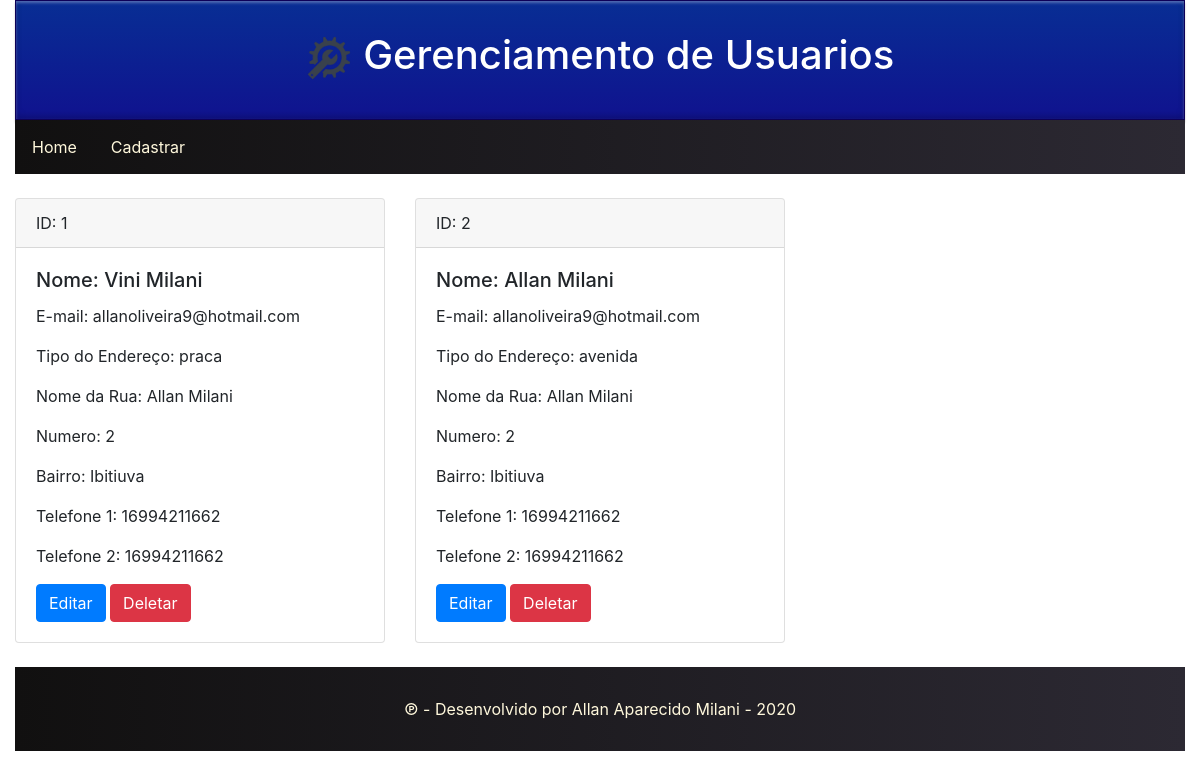
Before: / with the older database file.
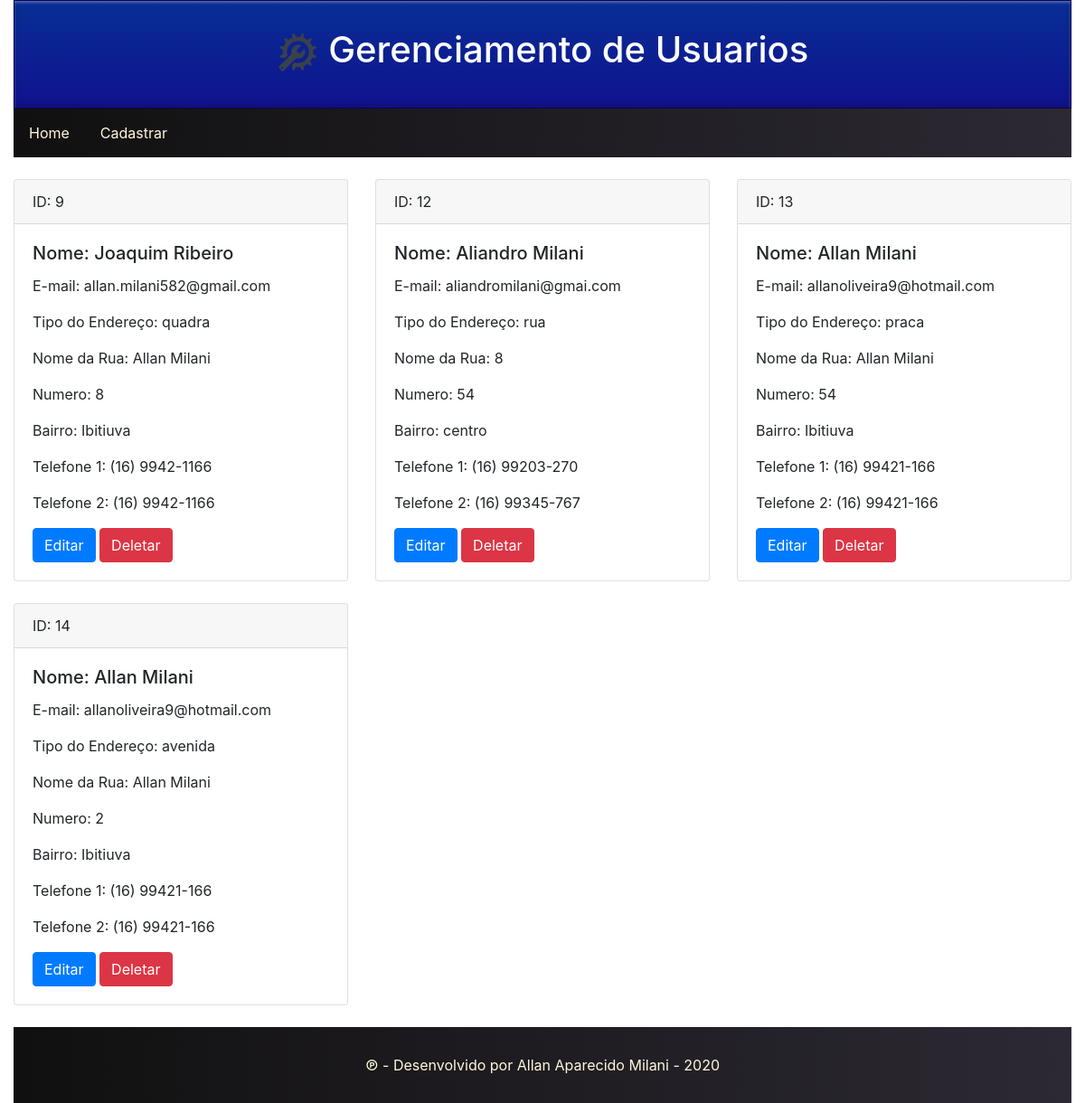
After: the same page with the newer database file.
### tables this page shows
CREATE TABLE `clientes` (
  `nome` varchar(50) NOT NULL,
  `sobrenome` varchar(100) NOT NULL,
  `email` varchar(100) NOT NULL,
  `cep` varchar(9) NOT NULL,
  `tipoEnd` varchar(100) NOT NULL,
  `nomeRua` varchar(100) NOT NULL,
  `numero` varchar(11) NOT NULL,
  `bairro` varchar(100) NOT NULL,
  `telefone1` varchar(14) NOT NULL,
  `telefone2` varchar(14) NOT NULL,
  `senha` varchar(50) NOT NULL,
  `situation` int(1) NOT NULL,
  `id` int(11) NOT NULL
);

### app/model/Banco.php (called while the page is built, shortened)
<?php
     class Banco{
         public static function connect(){
            $host = "localhost";
            $user = "root";
            $pass = "usbw";
            $db = "loja";
            $connect = mysqli_connect($host, $user, $pass, $db);
            return $connect;
         }
     }
?>

### app/view/home.php (the view, shortened to what this page needs)
<?php
require 'app/model/Banco.php';
$sql = "SELECT * FROM clientes WHERE situation = 0";
$query = mysqli_query(Banco::connect(), $sql) or die(mysqli_error("Erro na listagem de clientes"));
echo "<div class='row'>";
while ($resul = mysqli_fetch_assoc($query)) {
?>
    <div class="col-sm-6 col-md-4 mt-4">
        <div class="card">
            <div class="card-header">
                ID: <?php echo $resul['id']; ?>
            </div>
            <div class="card-body">
                <h5 class="card-title">
                    Nome: <?php echo $resul['nome'] . " " . $resul['sobrenome']; ?>
                </h5>
                <p class="card-text">
                    E-mail: <?php echo $resul['email']  ?>
                </p>
                <p class="card-text">
                    Tipo do Endereço: <?php echo $resul['tipoEnd']; ?>
                </p>
                <p class="card-text">
                    Nome da Rua: <?php echo $resul['nomeRua']; ?>
                </p>
                <p class="card-text">
                    Numero: <?php echo $resul['numero']; ?>
                </p>
                <p class="card-text">
                    Bairro: <?php echo $resul['bairro']; ?>
                </p>
                <p class="card-text">
                    Telefone 1: <?php echo $resul['telefone1']; ?>
                </p>
                <p class="card-text">
                    Telefone 2: <?php echo $resul['telefone2']; ?>
                </p>
                <a href="./index.php?page=edit&id=<?php echo $resul['id']; ?>">
                    <button class='btn btn-primary'>Editar</button>
                </a>
                <a href="app/controller/controller.php?action=delete&id=<?php echo $resul['id']; ?>">
                    <button class='btn btn-danger'>Deletar</button>
                </a>
            </div>
        </div>
    </div>
<?php
}
?>

### index.php (shortened to what this page needs)
<!DOCTYPE html>
<html lang="pt-br">
<head>
    <link href="public\css\bootstrap.min.css" rel="stylesheet">
    <link href="public\css\styles.css" rel="stylesheet">
</head>
<body>
    <div class="container-fluid">
        <header>
            <div class="head">
                <h1><img src="public/img/head.png" width="4%"> Gerenciamento de Usuarios</h1>
            </div>
            <div class="menu">
                <ul>
                    <li>
                        <a href="index.php?page=home">
                            Home
                        </a>
                    </li>
                    <li>
                        <a href="index.php?page=cadastrar">
                            Cadastrar
                        </a>
                    </li>
                </ul>
            </div>
        </header>
        <main>
            <?php
            $page = $_GET['page'];
            if ($page == 'home') {
                require_once 'app/view/home.php';
            }
            else if ($page == 'cadastrar') {
                require_once 'app/view/form.php';
            }
            else if ($page == 'edit') {
                require_once 'app/view/form.php';
            }else{
                require_once 'app/view/home.php';
            }
            ?>
        </main>
        <footer class="footer mt-4">
            <div class="text-center">
                <span>
                    &#x2117; - Desenvolvido por Allan Aparecido Milani - 2020
                </span>
            </div>
        </footer>
    </div>
</body>
</html>

### public/css/styles.css (style rules this page uses)
html, body { margin: 0; padding: 0; box-sizing: border-box; }
header { grid-column: 1/3; align-items: center; }
header ul { list-style-type: none; margin: 0; padding: 0; overflow: hidden; background-color: #312d28; background-image: linear-gradient(to left, #2c2933, #111010 100%); }
header ul li { float: left; }
header ul li a { display: block; color: cornsilk; text-align: center; padding: 15px 17px; text-decoration: none; }
main { grid-column: 1/3; }
footer { background: #696969; grid-column: 1/3; }
.head { height: auto; padding: 30px 0; color: #fff; font-size: 20px; text-align: center; border: 1px solid #0d0058; box-shadow: inset 0 2px 3px 0 rgba(255, 255, 255, .3), inset 0 -3px 6px 0 rgba(0, 0, 0, .2), 0 3px 2px 0 rgba(0, 0, 0, .2); background-image: linear-gradient(to bottom, #082e94, #120a8d 130%); }
.footer { background-image: linear-gradient(to left, #2c2933, #111010 100%); float: left; width: 100%; color: cornsilk; padding: 30px 0; }

Changed rows visible on the page:
no longer on this page (row edited): clientes: id "1", nome "Vini", sobrenome "Milani", email "allanoliveira9@hotmail.com", tipoEnd "praca", nomeRua "Allan Milani", numero "2", bairro "Ibitiuva", telefone1 "16994211662", telefone2 "16994211662"
no longer on this page (row edited): clientes: id "2", nome "Allan", sobrenome "Milani", email "allanoliveira9@hotmail.com", tipoEnd "avenida", nomeRua "Allan Milani", numero "2", bairro "Ibitiuva", telefone1 "16994211662", telefone2 "16994211662"
added clientes: id "9", nome "Joaquim", sobrenome "Ribeiro", email "allan.milani582@gmail.com", tipoEnd "quadra", nomeRua "Allan Milani", numero "8", bairro "Ibitiuva", telefone1 "(16) 9942-1166", telefone2 "(16) 9942-1166"
added clientes: id "12", nome "Aliandro", sobrenome "Milani", email "aliandromilani@gmai.com", tipoEnd "rua", nomeRua "8", numero "54", bairro "centro", telefone1 "(16) 99203-270", telefone2 "(16) 99345-767"
added clientes: id "13", nome "Allan", sobrenome "Milani", email "allanoliveira9@hotmail.com", tipoEnd "praca", nomeRua "Allan Milani", numero "54", bairro "Ibitiuva", telefone1 "(16) 99421-166", telefone2 "(16) 99421-166"
added clientes: id "14", nome "Allan", sobrenome "Milani", email "allanoliveira9@hotmail.com", tipoEnd "avenida", nomeRua "Allan Milani", numero "2", bairro "Ibitiuva", telefone1 "(16) 99421-166", telefone2 "(16) 99421-166"
